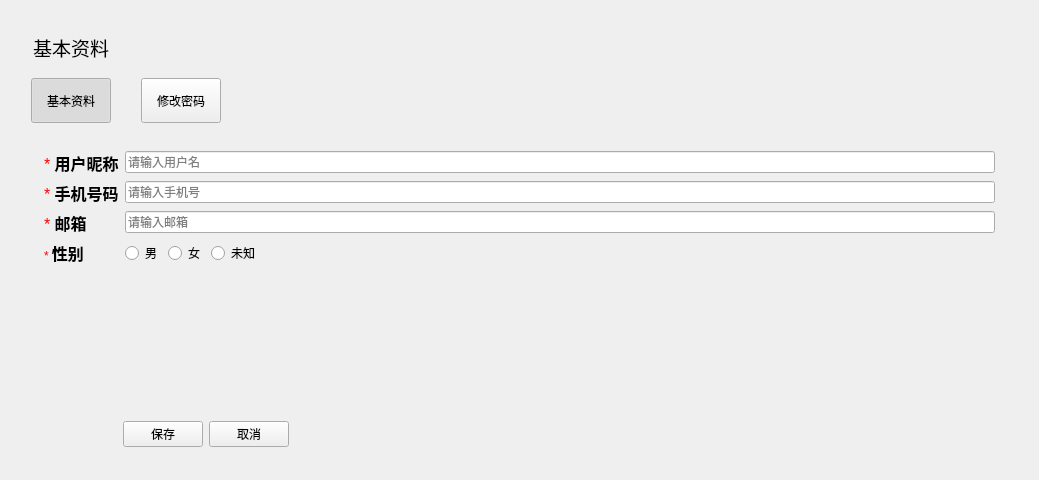
<?xml version="1.0" encoding="UTF-8"?>
<ui version="4.0">
 <class>BaseProfileClass</class>
 <widget class="QWidget" name="BaseProfileClass">
  <property name="geometry">
   <rect>
    <x>0</x>
    <y>0</y>
    <width>1039</width>
    <height>480</height>
   </rect>
  </property>
  <property name="windowTitle">
   <string>BaseProfile</string>
  </property>
  <property name="styleSheet">
   <string notr="true"/>
  </property>
  <layout class="QVBoxLayout" name="verticalLayout">
   <item>
    <widget class="QWidget" name="container" native="true">
     <layout class="QVBoxLayout" name="verticalLayout_2">
      <item>
       <widget class="QWidget" name="topBar_" native="true">
        <property name="minimumSize">
         <size>
          <width>0</width>
          <height>50</height>
         </size>
        </property>
        <property name="maximumSize">
         <size>
          <width>16777215</width>
          <height>50</height>
         </size>
        </property>
        <layout class="QHBoxLayout" name="horizontalLayout">
         <item>
          <widget class="QLabel" name="label">
           <property name="text">
            <string>&lt;html&gt;&lt;head/&gt;&lt;body&gt;&lt;p&gt;&lt;span style=&quot; font-size:14pt;&quot;&gt;基本资料&lt;/span&gt;&lt;/p&gt;&lt;/body&gt;&lt;/html&gt;</string>
           </property>
           <property name="alignment">
            <set>Qt::AlignmentFlag::AlignBottom|Qt::AlignmentFlag::AlignLeading|Qt::AlignmentFlag::AlignLeft</set>
           </property>
          </widget>
         </item>
         <item>
          <spacer name="horizontalSpacer">
           <property name="orientation">
            <enum>Qt::Orientation::Horizontal</enum>
           </property>
           <property name="sizeHint" stdset="0">
            <size>
             <width>258</width>
             <height>20</height>
            </size>
           </property>
          </spacer>
         </item>
        </layout>
       </widget>
      </item>
      <item>
       <widget class="QWidget" name="tabWdget" native="true">
        <property name="minimumSize">
         <size>
          <width>0</width>
          <height>45</height>
         </size>
        </property>
        <property name="maximumSize">
         <size>
          <width>16777215</width>
          <height>45</height>
         </size>
        </property>
        <layout class="QHBoxLayout" name="horizontalLayout_2">
         <property name="spacing">
          <number>30</number>
         </property>
         <property name="leftMargin">
          <number>9</number>
         </property>
         <property name="topMargin">
          <number>0</number>
         </property>
         <property name="rightMargin">
          <number>0</number>
         </property>
         <property name="bottomMargin">
          <number>0</number>
         </property>
         <item>
          <widget class="HoverButton" name="baseProfileBtn">
           <property name="minimumSize">
            <size>
             <width>0</width>
             <height>45</height>
            </size>
           </property>
           <property name="text">
            <string>基本资料</string>
           </property>
           <property name="checkable">
            <bool>true</bool>
           </property>
           <property name="checked">
            <bool>true</bool>
           </property>
           <property name="autoExclusive">
            <bool>true</bool>
           </property>
          </widget>
         </item>
         <item>
          <widget class="HoverButton" name="alterPwdBtn">
           <property name="minimumSize">
            <size>
             <width>0</width>
             <height>45</height>
            </size>
           </property>
           <property name="text">
            <string>修改密码</string>
           </property>
           <property name="checkable">
            <bool>true</bool>
           </property>
           <property name="autoExclusive">
            <bool>true</bool>
           </property>
          </widget>
         </item>
         <item>
          <spacer name="horizontalSpacer_2">
           <property name="orientation">
            <enum>Qt::Orientation::Horizontal</enum>
           </property>
           <property name="sizeHint" stdset="0">
            <size>
             <width>842</width>
             <height>20</height>
            </size>
           </property>
          </spacer>
         </item>
        </layout>
       </widget>
      </item>
      <item>
       <widget class="QStackedWidget" name="stackedWidget">
        <property name="currentIndex">
         <number>0</number>
        </property>
        <widget class="QWidget" name="page">
         <layout class="QHBoxLayout" name="horizontalLayout_4">
          <item>
           <widget class="QWidget" name="widget_3" native="true">
            <layout class="QFormLayout" name="formLayout">
             <item row="0" column="0">
              <widget class="QLabel" name="label_2">
               <property name="text">
                <string>&lt;html&gt;&lt;head/&gt;&lt;body&gt;&lt;p&gt;&lt;span style=&quot; font-size:12pt; color:#ff0000;&quot;&gt;* &lt;/span&gt;&lt;span style=&quot; font-size:12pt; font-weight:700;&quot;&gt;用户昵称&lt;/span&gt;&lt;/p&gt;&lt;/body&gt;&lt;/html&gt;</string>
               </property>
              </widget>
             </item>
             <item row="0" column="1">
              <widget class="QLineEdit" name="nickNameEdit">
               <property name="placeholderText">
                <string>请输入用户名</string>
               </property>
              </widget>
             </item>
             <item row="1" column="0">
              <widget class="QLabel" name="label_3">
               <property name="text">
                <string>&lt;html&gt;&lt;head/&gt;&lt;body&gt;&lt;p&gt;&lt;span style=&quot; font-size:12pt; color:#ff0000;&quot;&gt;* &lt;/span&gt;&lt;span style=&quot; font-size:12pt; font-weight:700;&quot;&gt;手机号码&lt;/span&gt;&lt;/p&gt;&lt;/body&gt;&lt;/html&gt;</string>
               </property>
              </widget>
             </item>
             <item row="1" column="1">
              <widget class="QLineEdit" name="phoneNumberEdit">
               <property name="placeholderText">
                <string>请输入手机号</string>
               </property>
              </widget>
             </item>
             <item row="2" column="0">
              <widget class="QLabel" name="label_4">
               <property name="text">
                <string>&lt;html&gt;&lt;head/&gt;&lt;body&gt;&lt;p&gt;&lt;span style=&quot; font-size:12pt; color:#ff0000;&quot;&gt;* &lt;/span&gt;&lt;span style=&quot; font-size:12pt; font-weight:700;&quot;&gt;邮箱&lt;/span&gt;&lt;/p&gt;&lt;/body&gt;&lt;/html&gt;</string>
               </property>
              </widget>
             </item>
             <item row="2" column="1">
              <widget class="QLineEdit" name="emailEdit">
               <property name="placeholderText">
                <string>请输入邮箱</string>
               </property>
              </widget>
             </item>
             <item row="3" column="0">
              <widget class="QLabel" name="label_5">
               <property name="text">
                <string>&lt;html&gt;&lt;head/&gt;&lt;body&gt;&lt;p&gt;&lt;span style=&quot; color:#ff0000;&quot;&gt;* &lt;/span&gt;&lt;span style=&quot; font-size:12pt; font-weight:700;&quot;&gt;性别&lt;/span&gt;&lt;/p&gt;&lt;/body&gt;&lt;/html&gt;</string>
               </property>
              </widget>
             </item>
             <item row="3" column="1">
              <layout class="QHBoxLayout" name="horizontalLayout_5">
               <item>
                <widget class="QRadioButton" name="maileRBtn">
                 <property name="text">
                  <string>男</string>
                 </property>
                </widget>
               </item>
               <item>
                <widget class="QRadioButton" name="femaleRBtn">
                 <property name="text">
                  <string>女</string>
                 </property>
                </widget>
               </item>
               <item>
                <widget class="QRadioButton" name="unknownRBtn">
                 <property name="text">
                  <string>未知</string>
                 </property>
                </widget>
               </item>
               <item>
                <spacer name="horizontalSpacer_4">
                 <property name="orientation">
                  <enum>Qt::Orientation::Horizontal</enum>
                 </property>
                 <property name="sizeHint" stdset="0">
                  <size>
                   <width>40</width>
                   <height>20</height>
                  </size>
                 </property>
                </spacer>
               </item>
              </layout>
             </item>
            </layout>
           </widget>
          </item>
         </layout>
        </widget>
        <widget class="QWidget" name="page_2">
         <layout class="QHBoxLayout" name="horizontalLayout_7">
          <item>
           <widget class="QWidget" name="widget_4" native="true">
            <layout class="QFormLayout" name="formLayout_2">
             <property name="labelAlignment">
              <set>Qt::AlignmentFlag::AlignRight|Qt::AlignmentFlag::AlignTrailing|Qt::AlignmentFlag::AlignVCenter</set>
             </property>
             <item row="0" column="0">
              <widget class="QLabel" name="label_6">
               <property name="text">
                <string>&lt;html&gt;&lt;head/&gt;&lt;body&gt;&lt;p&gt;&lt;span style=&quot; font-size:12pt; color:#ff0000;&quot;&gt;* &lt;/span&gt;&lt;span style=&quot; font-size:12pt; font-weight:700;&quot;&gt;旧密码&lt;/span&gt;&lt;/p&gt;&lt;/body&gt;&lt;/html&gt;</string>
               </property>
              </widget>
             </item>
             <item row="0" column="1">
              <widget class="QLineEdit" name="oldPwdEdit">
               <property name="placeholderText">
                <string>请输入旧密码</string>
               </property>
              </widget>
             </item>
             <item row="1" column="0">
              <widget class="QLabel" name="label_7">
               <property name="text">
                <string>&lt;html&gt;&lt;head/&gt;&lt;body&gt;&lt;p&gt;&lt;span style=&quot; font-size:12pt; color:#ff0000;&quot;&gt;* &lt;/span&gt;&lt;span style=&quot; font-size:12pt; font-weight:700;&quot;&gt;新密码&lt;/span&gt;&lt;/p&gt;&lt;/body&gt;&lt;/html&gt;</string>
               </property>
              </widget>
             </item>
             <item row="1" column="1">
              <widget class="QLineEdit" name="newPwdEdit">
               <property name="placeholderText">
                <string>请输入新密码</string>
               </property>
              </widget>
             </item>
             <item row="2" column="0">
              <widget class="QLabel" name="label_8">
               <property name="text">
                <string>&lt;html&gt;&lt;head/&gt;&lt;body&gt;&lt;p&gt;&lt;span style=&quot; font-size:12pt; color:#ff0000;&quot;&gt;* &lt;/span&gt;&lt;span style=&quot; font-size:12pt; font-weight:700;&quot;&gt;确认密码&lt;/span&gt;&lt;/p&gt;&lt;/body&gt;&lt;/html&gt;</string>
               </property>
              </widget>
             </item>
             <item row="2" column="1">
              <widget class="QLineEdit" name="cofirmPwdEdit">
               <property name="placeholderText">
                <string>请输入确认密码</string>
               </property>
              </widget>
             </item>
            </layout>
           </widget>
          </item>
         </layout>
        </widget>
       </widget>
      </item>
      <item>
       <widget class="QWidget" name="widget_2" native="true">
        <layout class="QHBoxLayout" name="horizontalLayout_3">
         <item>
          <spacer name="horizontalSpacer_5">
           <property name="orientation">
            <enum>Qt::Orientation::Horizontal</enum>
           </property>
           <property name="sizeType">
            <enum>QSizePolicy::Policy::Fixed</enum>
           </property>
           <property name="sizeHint" stdset="0">
            <size>
             <width>90</width>
             <height>20</height>
            </size>
           </property>
          </spacer>
         </item>
         <item>
          <widget class="HoverButton" name="saveBtn">
           <property name="text">
            <string>保存</string>
           </property>
          </widget>
         </item>
         <item>
          <widget class="HoverButton" name="offBtn">
           <property name="text">
            <string>取消</string>
           </property>
          </widget>
         </item>
         <item>
          <spacer name="horizontalSpacer_3">
           <property name="orientation">
            <enum>Qt::Orientation::Horizontal</enum>
           </property>
           <property name="sizeHint" stdset="0">
            <size>
             <width>820</width>
             <height>20</height>
            </size>
           </property>
          </spacer>
         </item>
        </layout>
       </widget>
      </item>
     </layout>
    </widget>
   </item>
  </layout>
 </widget>
 <layoutdefault spacing="6" margin="11"/>
 <customwidgets>
  <customwidget>
   <class>HoverButton</class>
   <extends>QPushButton</extends>
   <header>common/widgets/HoverButton.h</header>
  </customwidget>
 </customwidgets>
 <resources/>
 <connections/>
</ui>
